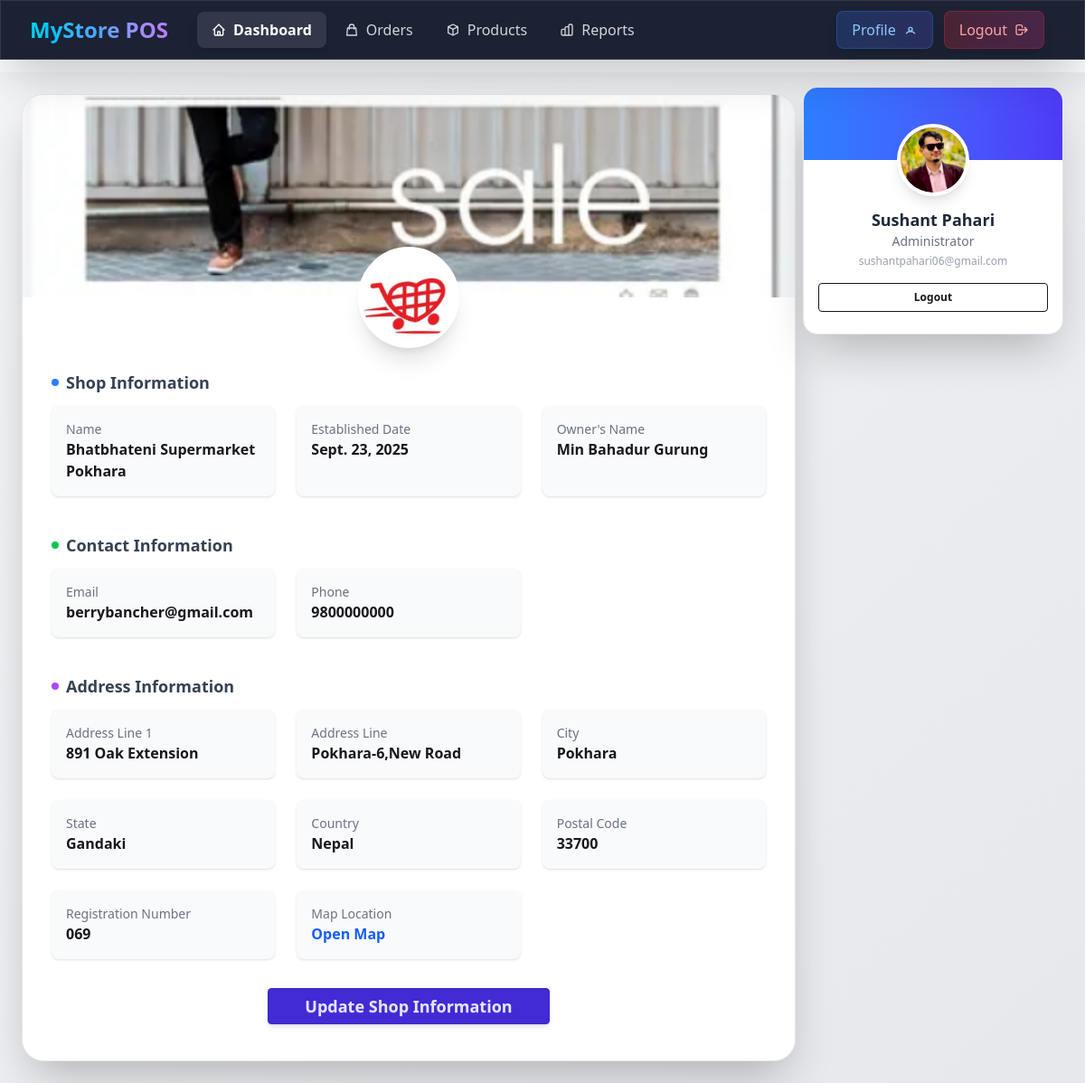
The page /shop/profile/ (signed in) on the database as committed earlier.
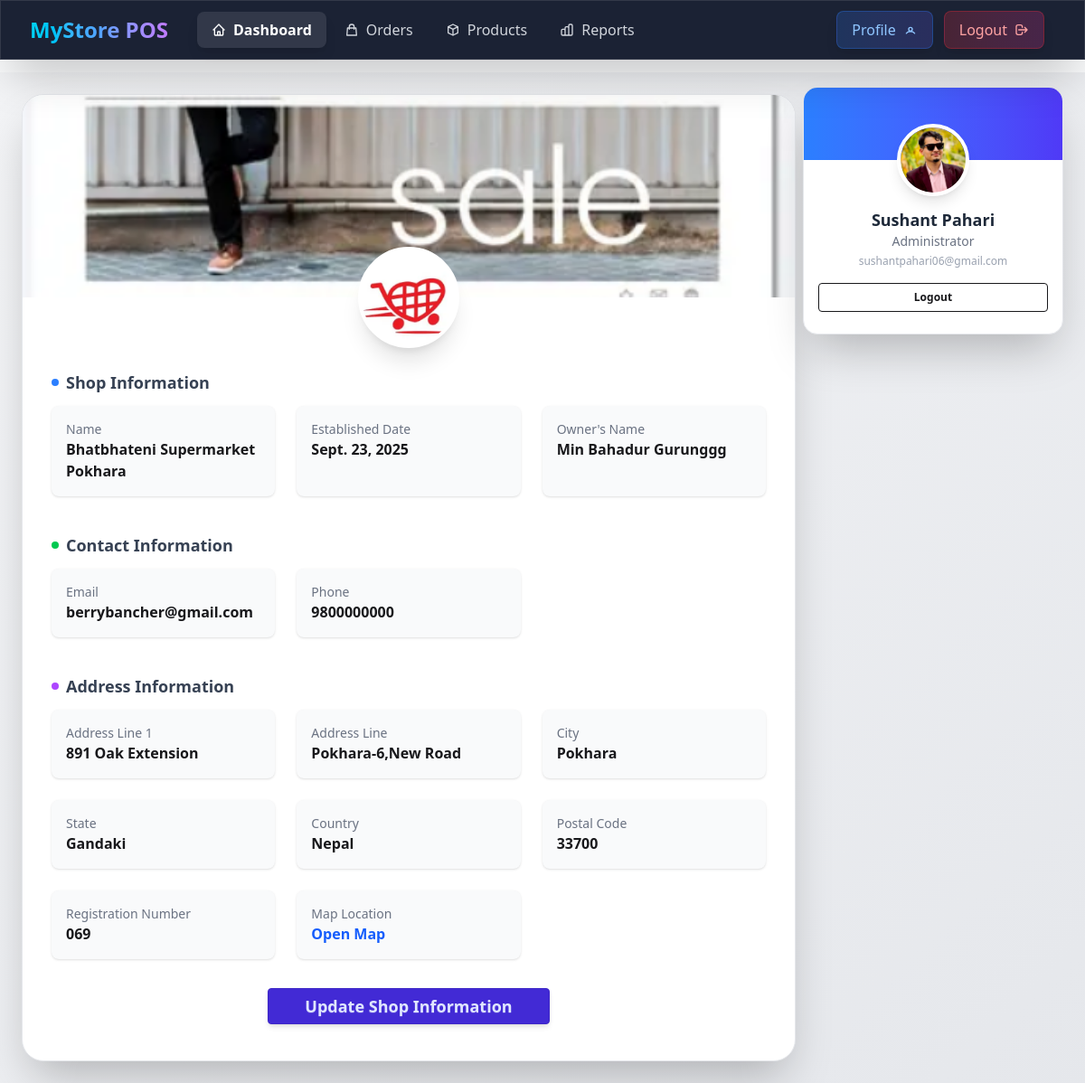
The same page on the database as committed later.
### shop/models.py (models this page shows, shortened)
class Shop(models.Model):
    admin_user = models.OneToOneField("accounts.CustomUser", on_delete=models.CASCADE, related_name='shop')
    name = models.CharField(max_length=255)
    code=models.CharField(max_length=10, unique=True, blank=True, null=True)
    slug = models.SlugField(unique=True,blank=True, null=True)
    owner_name = models.CharField(max_length=255)
    email = models.EmailField(blank=True, null=True)
    phone_number = models.CharField(max_length=20)
    address_line_1 = models.CharField(max_length=255)
    address_line_2 = models.CharField(max_length=255)
    city=models.CharField(max_length=50)
    state=models.CharField(max_length=50)
    country=models.CharField(max_length=50)
    postal_code=models.CharField(max_length=50)
    map_location_url=models.URLField(blank=True, null=True)
    registration_number = models.CharField(max_length=100, blank=True, null=True)
    logo = models.ImageField(upload_to="shop_logos/", blank=True, null=True)
    banner = models.ImageField(upload_to="shop_banners/", blank=True, null=True)
    is_active = models.BooleanField(default=True)
    created_at = models.DateTimeField(auto_now_add=True)
    updated_at = models.DateTimeField(auto_now=True)
    established_date = models.DateField(blank=True, null=True)

### shop/views.py (the view)
# urls.py: path("profile/", views.shop_profile, name="shop_profile"),
@login_required
def shop_profile(request):
    shop_admin = request.user
    try:
        shop_data = shop_admin.shop
    except Exception:
        messages.warning(request, "You need to register your shop first.")
        return redirect("shop:shop_register")
    context = {
        'admin': shop_admin,
        'shop': shop_data
    }
    return render(request, "shop/profile.html", context)

### shop/templates/shop/profile.html (shortened to what the changed rows need)
{% extends 'base.html' %}
{% load text_extras %}
{% block content %}
<main class="min-h-screen flex justify-center p-6 w-full bg-gradient-to-br from-gray-100 to-gray-200 dark:from-gray-900 dark:to-gray-800 relative lg:pr-80">
    <div class="w-full max-w-5xl shadow-2xl rounded-3xl overflow-hidden bg-white dark:bg-gray-900 border border-gray-200 dark:border-gray-700">
        <div class="relative h-56">
            {% if shop.banner %}
            <img src="{{shop.banner.url}}" alt="Banner"
                 class="w-full h-full object-cover">
            {% else %}
                <div class="w-full h-full object-cover" style="background-color: lightgreen"></div>
            {% endif %}
            <div class="absolute -bottom-14 left-1/2 transform -translate-x-1/2">
                {% if shop.logo %}
                    <img src="{{ shop.logo.url }}" alt="Logo"
                        class="w-28 h-28 rounded-full border-4 border-white dark:border-gray-800 shadow-xl object-cover bg-white">
                {% else %}
                    <div class="w-28 h-28 rounded-full border-4 border-white dark:border-gray-800 shadow-xl text-center flex items-center justify-center text-black text-2xl font-bold"
                        style="background-color: yellow">
                        {{ shop.code|only_shop_name }}
                    </div>
                {% endif %}
            </div>
        </div>
        <div class="p-8 pt-20 space-y-10">
            <section>
                <h2 class="flex items-center gap-2 text-lg font-bold text-gray-700 dark:text-gray-300 mb-3">
                    <span class="w-2 h-2 rounded-full bg-blue-500"></span> Shop Information
                </h2>
                <div class="grid md:grid-cols-2 lg:grid-cols-3 gap-6">
                    <div class="p-4 bg-gray-50 dark:bg-gray-800 rounded-lg shadow-sm">
                        <label class="block text-gray-500 text-sm">Name</label>
                        <p class="font-semibold">{{shop.name}}</p>
                    </div>
                    <div class="p-4 bg-gray-50 dark:bg-gray-800 rounded-lg shadow-sm">
                        <label class="block text-gray-500 text-sm">Established Date</label>
                        <p class="font-semibold">{{shop.established_date}}</p>
                    </div>
                    <div class="p-4 bg-gray-50 dark:bg-gray-800 rounded-lg shadow-sm">
                        <label class="block text-gray-500 text-sm">Owner's Name</label>
                        <p class="font-semibold">{{shop.owner_name}}</p>
                    </div>
                </div>
            </section>
            <section>
                <h2 class="flex items-center gap-2 text-lg font-bold text-gray-700 dark:text-gray-300 mb-3">
                    <span class="w-2 h-2 rounded-full bg-green-500"></span> Contact Information
                </h2>
                <div class="grid md:grid-cols-2 lg:grid-cols-3 gap-6">
                    <div class="p-4 bg-gray-50 dark:bg-gray-800 rounded-lg shadow-sm">
                        <label class="block text-gray-500 text-sm">Email</label>
                        <p class="font-semibold">{{shop.email}}</p>
                    </div>
                    <div class="p-4 bg-gray-50 dark:bg-gray-800 rounded-lg shadow-sm">
                        <label class="block text-gray-500 text-sm">Phone</label>
                        <p class="font-semibold">{{shop.phone_number}}</p>
                    </div>
                </div>
            </section>
            <section>
                <h2 class="flex items-center gap-2 text-lg font-bold text-gray-700 dark:text-gray-300 mb-3">
                    <span class="w-2 h-2 rounded-full bg-purple-500"></span> Address Information
                </h2>
                <div class="grid md:grid-cols-2 lg:grid-cols-3 gap-6">
                    <div class="p-4 bg-gray-50 dark:bg-gray-800 rounded-lg shadow-sm">
                        <label class="block text-gray-500 text-sm">Address Line 1</label>
                        <p class="font-semibold">{{shop.address_line_1}}</p>
                    </div>
                    <div class="p-4 bg-gray-50 dark:bg-gray-800 rounded-lg shadow-sm">
                        <label class="block text-gray-500 text-sm">Address Line </label>
                        <p class="font-semibold">{{shop.address_line_2}}</p>
                    </div>
                    <div class="p-4 bg-gray-50 dark:bg-gray-800 rounded-lg shadow-sm">
                        <label class="block text-gray-500 text-sm">City</label>
                        <p class="font-semibold">{{shop.city}}</p>
                    </div>
                    <div class="p-4 bg-gray-50 dark:bg-gray-800 rounded-lg shadow-sm">
                        <label class="block text-gray-500 text-sm">State</label>
                        <p class="font-semibold">{{shop.state}}</p>
                    </div>
                    <div class="p-4 bg-gray-50 dark:bg-gray-800 rounded-lg shadow-sm">
                        <label class="block text-gray-500 text-sm">Country</label>
                        <p class="font-semibold">{{shop.country}}</p>
                    </div>
                    <div class="p-4 bg-gray-50 dark:bg-gray-800 rounded-lg shadow-sm">
                        <label class="block text-gray-500 text-sm">Postal Code</label>
                        <p class="font-semibold">{{shop.postal_code}}</p>
                    </div>
                    <div class="p-4 bg-gray-50 dark:bg-gray-800 rounded-lg shadow-sm">
                        <label class="block text-gray-500 text-sm">Registration Number</label>
                        <p class="font-semibold">{{shop.registration_number}}</p>
                    </div>
                </div>
            </section>
        </div>
    </div>
</main>
{% endblock content %}

Rows that differ between the two databases and show on the page:
changed Shop "Bhatbhateni Supermarket Pokhara": owner_name "Min Bahadur Gurung" → "Min Bahadur Gurunggg"
